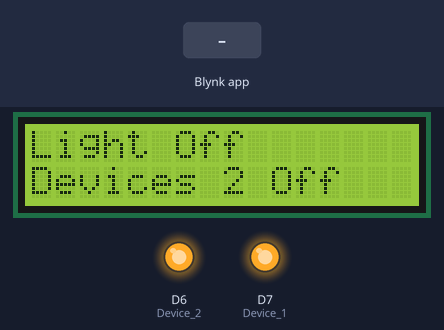
Recording of a sketch running on a simulated ESP8266 (NodeMCU). Shown: 16×2 character LCD, output pins drawn as LEDs (lit = HIGH). Inputs (shaded band) come from the test bench. WiFi joins after 1.5 s; servers stay silent unless stated; what the sketch prints to the serial monitor is not drawn.

Above: at 8.1 s.
8.2 s: Blynk app writes 1 to V1
At 9.4 s:
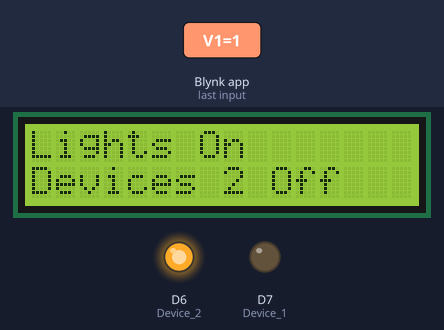
9.7 s: Blynk app writes 1 to V2
At 10.9 s:
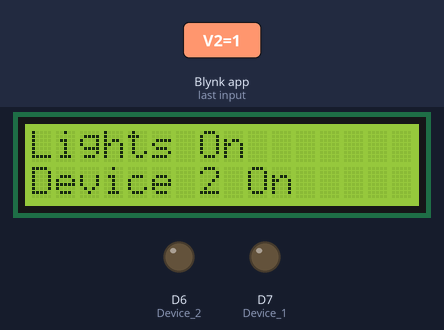
11.2 s: Blynk app writes 0 to V1
At 12.4 s:
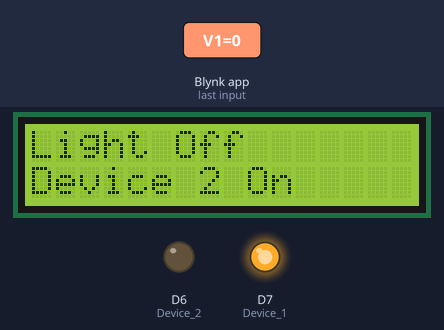
12.7 s: Blynk app writes 200 to V1
At 13.2 s:
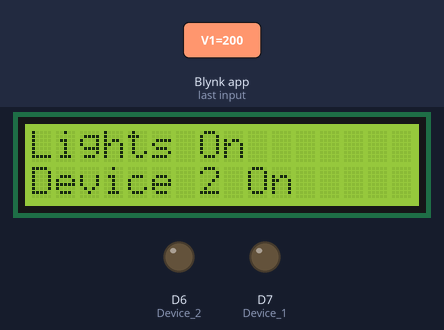
14.2 s: Blynk app writes 0 to V2
At 14.9 s:
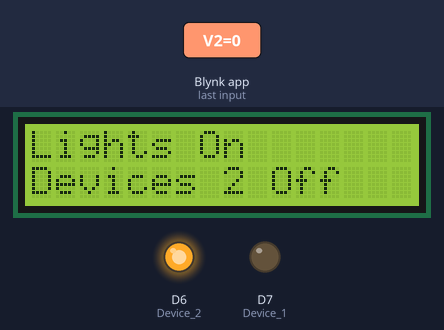
Timing chart, 0 to 16.7 s (numbered marks = the images above; inputs shaded):
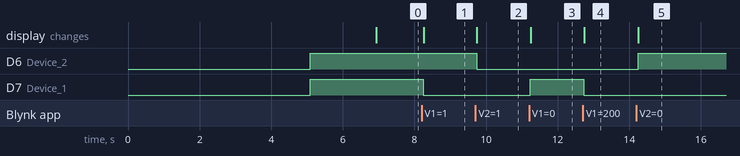

Measured:
- after the input at 8.2 s, D7 (Device_1): HIGH → LOW at once; the display: changes after 0.06 s (image 1)
- after the input at 9.7 s, D6 (Device_2): HIGH → LOW at once; the display: changes at once (image 2)
- after the input at 11.2 s, D7 (Device_1): LOW → HIGH at once; the display: changes after 0.05 s (image 3)
- after the input at 12.7 s, D7 (Device_1): HIGH → LOW at once; the display: changes at once (image 4)
- after the input at 14.2 s, D6 (Device_2): LOW → HIGH after 0.05 s; the display: changes after 0.05 s (image 5)

The sketch:

IOT_Home_Automation.ino
```cpp
#define BLYNK_PRINT Serial

#include <ESP8266WiFi.h>
#include <BlynkSimpleEsp8266.h>
#include <LiquidCrystal_I2C.h>
#include <Wire.h>
LiquidCrystal_I2C lcd(0x3F, 16, 2);

char auth[] = "mIC3c7wck9pq4xuSjAOubJvMfsaxH1TW";

char ssid[] = "vivo 1804";
char pass[] = "7021816189";


WidgetLED led1(V0);
BlynkTimer timer;
const int Device_1 = D7;
const int Device_2 = D6;

int Device_1_State = 0;
int Device_2_State = 0;

String Data;
void blinkLedWidget()
{
  if (led1.getValue())
  {
    led1.off();
    Serial.println("LED on V1: off");
  } else {
    led1.on();
    Serial.println("LED on V1: on");
  }


}
BLYNK_WRITE(V1)// A
{
  Data="";
  Serial.print("Device 1");
  Serial.println(param.asStr());
  Data=(param.asStr());
  Serial.print("Data ");
  Serial.println(Data);
  if(Data=="0")Device_1_State=0;
  else Device_1_State=1;
}

BLYNK_WRITE(V2)// A
{
  Data="";
  Serial.print("Device 2");
  Serial.println(param.asStr());
  Data=(param.asStr());
  Serial.print("Data ");
  Serial.println(Data);
  if(Data=="0")Device_2_State=0;
  else Device_2_State=1;
}

void setup()
{
  // Debug console
  Serial.begin(9600);

  Serial.println("Shri Zero@3327...");
  lcd.begin();
  lcd.backlight();
  lcd.clear();
  lcd.setCursor(0, 0);
  lcd.print("IOT Based Home");
  lcd.setCursor(0, 1);
  lcd.print("Automation System");
  delay(5000);
  pinMode(Device_1, OUTPUT);
  pinMode(Device_2, OUTPUT);
  digitalWrite(Device_1, HIGH);
  digitalWrite(Device_2, HIGH);

  Blynk.begin(auth, ssid, pass);

  timer.setInterval(1000L, blinkLedWidget);

}

void loop()
{
  Blynk.run();
  timer.run();
  lcd.setCursor(0, 0);
  if(Device_1_State==0)
  {
   lcd.print("Light Off      ");
    digitalWrite(Device_1, HIGH);
  }
  if(Device_1_State==1)
  {
    lcd.print("Lights On      ");
    digitalWrite(Device_1, LOW);
  }

  lcd.setCursor(0, 1);
  if(Device_2_State==0)
  {
   lcd.print("Devices 2 Off    ");
    digitalWrite(Device_2, HIGH);
  }
  if(Device_2_State==1)
  {
    lcd.print("Device 2 On    ");
    digitalWrite(Device_2, LOW);
  }

}
```
